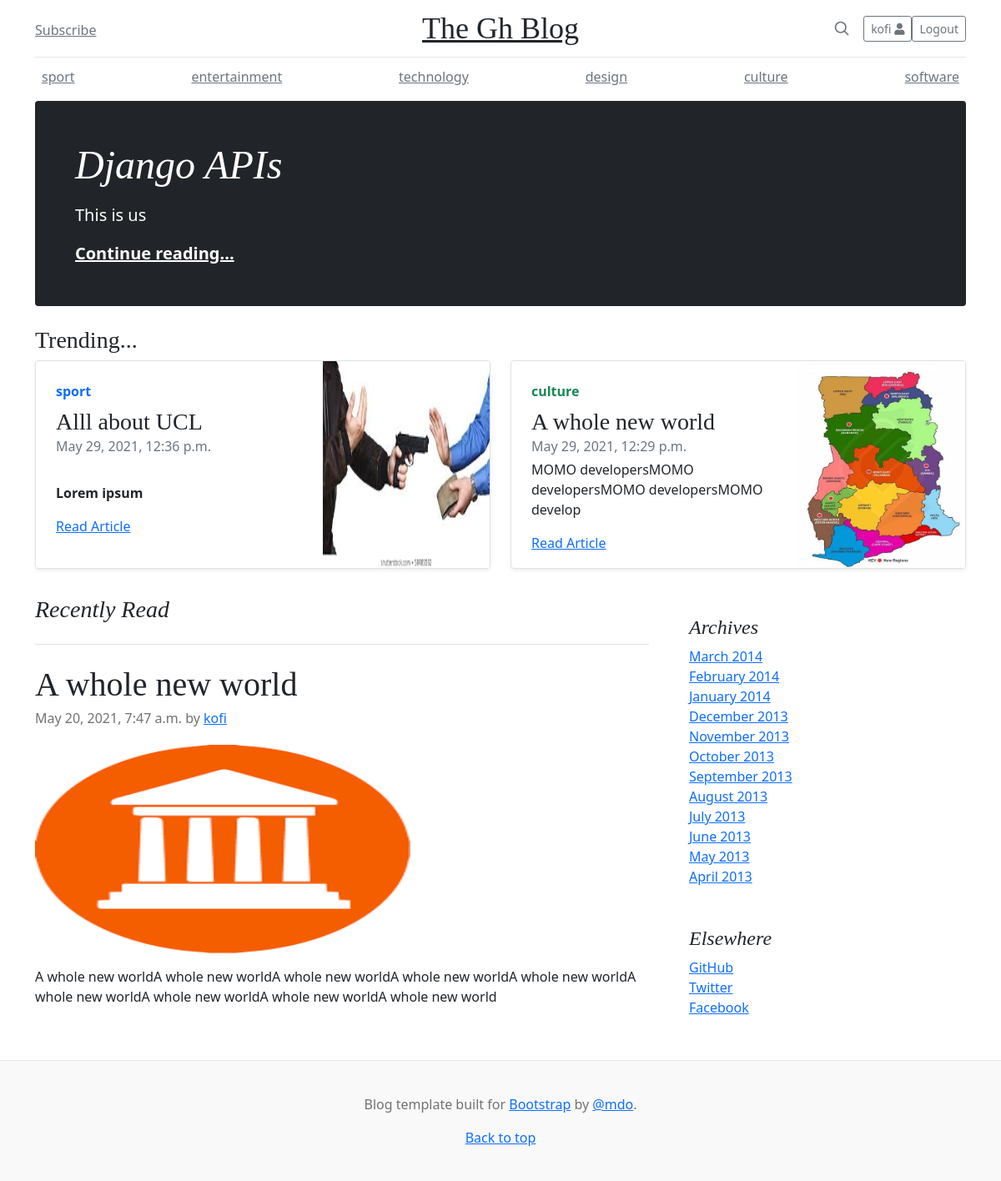
The page / (signed in) on the database its author committed.
### blog/models.py (models this page shows, shortened)
class Category(models.Model):
    name = models.CharField(max_length=50)
    slug = models.SlugField(unique=True)
    def __str__(self):
        return self.name
    class Meta:
        verbose_name = 'Category'
        verbose_name_plural = 'Categories'

class Blog(models.Model):
    STATUS_CHOICES = (
        ('draft', 'draft'),
        ('published', 'published')
    )
    author = models.ForeignKey(User, on_delete=models.CASCADE)
    title = models.CharField(max_length=105)
    cover_image = models.ImageField(upload_to='images/', blank=True, null=True)
    body = RichTextField()
    date_published = models.DateTimeField()
    status = models.CharField(max_length=10, choices=STATUS_CHOICES)
    category = models.ForeignKey(Category, related_name='posts', on_delete=models.CASCADE, max_length=50)
    def summary(self):
        return self.body[:60]
    class Meta:
        ordering = ('-date_published',)

### blog/views.py (the view)
# urls.py: path('', views.index, name='index'),
def index(request):
    blogs = Blog.objects.filter(status='published')
    categories = Category.objects.all()
    template_name = 'blog/index.html'
    context = {'blogs': blogs, 'categories': categories}
    return render(request, template_name, context)

### blog/templates/blog/index.html (shortened to what this page needs)
{% extends 'blog/base.html' %}
{% load static %}
  {% block content %}
  <div class="nav-scroller py-1 mb-2">
    <nav class="nav d-flex justify-content-between">
      {% for category in categories %}
      <a class="p-2 link-secondary" href="{% url 'category_view' category.name %}">{{category}}</a>
      {% endfor %}
    </nav>
  </div>
</div>
<main class="container">
  <div class="p-4 p-md-5 mb-4 text-white rounded bg-dark">
    <div class="col-md-6 px-0">
        {% for blog in blogs|slice:":1" %}
      <h1 class="display-4 fst-italic">{{ blog.title }}</h1>
      <p class="lead my-3">{{ blog.summary|safe }}</p>
      <p class="lead mb-0"><a href="{% url 'detail_view' blog.id %}" class="text-white fw-bold">Continue reading...</a></p>
        {% endfor %}
    </div>
  </div>
  <div class="row mb-2">
    <h3>Trending...</h3>
    <div class="col-md-6">
      <div class="row g-0 border rounded overflow-hidden flex-md-row mb-4 shadow-sm h-md-250 position-relative">
        <div class="col p-4 d-flex flex-column position-static">
          {% for blog in blogs|slice:"1:2" %}
          <strong class="d-inline-block mb-2 text-primary">{{blog.category}}</strong>
          <h3 class="mb-0">{{blog.title}}</h3>
          <div class="mb-1 text-muted">{{blog.date_published}}</div>
          <p class="card-text mb-auto">{{blog.summary|safe}}</p>
          <a href="{% url 'detail_view' blog.id %}" class="stretched-link">Read Article</a>
        </div>
        <div class="col-auto d-none d-lg-block">
          {% if blog.cover_image %}
          <img src="{{blog.cover_image.url}}" alt="" class="bd-placeholder-img" width="200" height="250">
          {% endif %}
          {% endfor %}
        </div>
      </div>
    </div>
    <div class="col-md-6">
      <div class="row g-0 border rounded overflow-hidden flex-md-row mb-4 shadow-sm h-md-250 position-relative">
        <div class="col p-4 d-flex flex-column position-static">
          {% for blog in blogs|slice:"2:3" %}
          <strong class="d-inline-block mb-2 text-success">{{blog.category}}</strong>
          <h3 class="mb-0">{{blog.title}}</h3>
          <div class="mb-1 text-muted">{{blog.date_published}}</div>
          <p class="mb-auto">{{blog.summary|safe}}</p>
          <a href="{% url 'detail_view' blog.id %}" class="stretched-link">Read Article</a>
        </div>
        <div class="col-auto d-none d-lg-block">
          <img src="{{blog.cover_image.url}}" alt="" class="bd-placeholder-img" width="200" height="250">
          {% endfor %}
        </div>
      </div>
    </div>
  </div>
  <div class="row">
    <div class="col-md-8">
      <h3 class="pb-4 mb-4 fst-italic border-bottom">
        Recently Read
      </h3>
      <article class="blog-post">
        {% for blog in blogs|slice:"3:4" %}
        <h2 class="blog-post-title">{{blog.title}}</h2>
        <p class="blog-post-meta">{{blog.date_published}} by <a href="#">{{blog.author}}</a></p>
        <div class="mt-3 mb-3">
          <img src="{{blog.cover_image.url}}" alt="" width="450" height="250">
        </div>
        <p>{% autoescape on %}
          {{ blog.body|safe }}
        {% endautoescape %}</p>
        {% endfor %}
      </article>
    </div>
    <div class="col-md-4">
      <div class="p-4">
        <h4 class="fst-italic">Archives</h4>
        <ol class="list-unstyled mb-0">
          <li><a href="#">March 2014</a></li>
          <li><a href="#">February 2014</a></li>
          <li><a href="#">January 2014</a></li>
          <li><a href="#">December 2013</a></li>
          <li><a href="#">November 2013</a></li>
          <li><a href="#">October 2013</a></li>
          <li><a href="#">September 2013</a></li>
          <li><a href="#">August 2013</a></li>
          <li><a href="#">July 2013</a></li>
          <li><a href="#">June 2013</a></li>
          <li><a href="#">May 2013</a></li>
          <li><a href="#">April 2013</a></li>
        </ol>
      </div>
      <div class="p-4">
        <h4 class="fst-italic">Elsewhere</h4>
        <ol class="list-unstyled">
          <li><a href="#">GitHub</a></li>
          <li><a href="#">Twitter</a></li>
          <li><a href="#">Facebook</a></li>
        </ol>
      </div>
    </div>
  </div>
</main>
  {% endblock %}

### blog/templates/blog/base.html (shortened to what this page needs)
{% load static %}
<!doctype html>
<html lang="en">
  <head>
    <link href="https://cdn.jsdelivr.net/npm/bootstrap@5.0.0-beta3/dist/css/bootstrap.min.css" rel="stylesheet">
  <link rel="stylesheet" href="https://cdnjs.cloudflare.com/ajax/libs/font-awesome/5.15.3/css/all.min.css" />
    <link href="{% static 'blog/styles.css' %}" rel="stylesheet">
  </head>
  <body>
<div class="container">
  <header class="blog-header py-3">
    <div class="row flex-nowrap justify-content-between align-items-center">
      <div class="col-4 pt-1">
        <a class="link-secondary" href="#">Subscribe</a>
      </div>
      <div class="col-4 text-center">
        <a class="blog-header-logo text-dark" href="{% url 'index' %}">The Gh Blog</a>
      </div>
      <div class="col-4 d-flex justify-content-end align-items-center">
        <a class="link-secondary" href="#" aria-label="Search">
          <svg xmlns="http://www.w3.org/2000/svg" width="20" height="20" fill="none" stroke="currentColor" stroke-linecap="round" stroke-linejoin="round" stroke-width="2" class="mx-3" role="img" viewBox="0 0 24 24"><title>Search</title><circle cx="10.5" cy="10.5" r="7.5"/><path d="M21 21l-5.2-5.2"/></svg>
        </a>
        {% if request.user.is_authenticated %}
        <a class="btn btn-sm btn-outline-secondary" href="#"data-bs-toggle="modal" data-bs-target="#staticBackdrop">{{request.user.username}} <i class="fa fa-user" aria-hidden="true"></i>
        </a>
        <a class="btn btn-sm btn-outline-secondary" href="{% url 'user_logout' %}">Logout</a>
        {% else %}
        <a class="btn btn-sm btn-outline-secondary" href="{% url 'user_signup' %}">Sign up</a>
        <a class="btn btn-sm btn-outline-secondary" href="{% url 'user_login' %}">Login</a>
        {% endif %}
      </div>
    </div>
  </header>
  {% block content %}
  {% endblock %}
<footer class="blog-footer">
  <p>Blog template built for <a href="https://getbootstrap.com/">Bootstrap</a> by <a href="https://twitter.com/mdo">@mdo</a>.</p>
  <p>
    <a href="#">Back to top</a>
  </p>
</footer>
<script src="https://cdn.jsdelivr.net/npm/bootstrap@5.0.1/dist/js/bootstrap.bundle.min.js"></script>  </body>
</html>

### blog/static/blog/styles.css (style rules this page uses)
.blog-header { line-height: 1; border-bottom: 1px solid #e5e5e5; }
.blog-header-logo { font-family: "Playfair Display", Georgia, "Times New Roman", serif; font-size: 2.25rem; }
h1, h2, h3, h4, h5, h6 { font-family: "Playfair Display", Georgia, "Times New Roman", serif; }
.display-4 { font-size: 2.5rem; }
@media (min-width: 768px) { .display-4 { font-size: 3rem; } }
.nav-scroller { position: relative; z-index: 2; height: 2.75rem; overflow-y: hidden; }
.nav-scroller .nav { display: flex; flex-wrap: nowrap; padding-bottom: 1rem; margin-top: -1px; overflow-x: auto; text-align: center; white-space: nowrap; -webkit-overflow-scrolling: touch; }
@media (min-width: 768px) { .h-md-250 { height: 250px; } }
.blog-post { margin-bottom: 4rem; }
.blog-post-title { margin-bottom: .25rem; font-size: 2.5rem; }
.blog-post-meta { margin-bottom: 1.25rem; color: #727272; }
.blog-footer { padding: 2.5rem 0; color: #727272; text-align: center; background-color: #f9f9f9; border-top: .05rem solid #e5e5e5; }
.blog-footer p:last-child { margin-bottom: 0; }

### blog/templates/blog/base.html (style rules this page uses)
.bd-placeholder-img { font-size: 1.125rem; text-anchor: middle; -webkit-user-select: none; -moz-user-select: none; user-select: none; }

### rows shown on the page
Category: name "sport"
Category: name "entertainment"
Category: name "technology"
Category: name "design"
Category: name "culture"
Category: name "software"
Blog: title "Django APIs", summary "This is us"
Blog: category "sport", title "Alll about UCL", date_published "May 29, 2021, 12:36 p.m.", summary "Lorem ipsum", cover_image (picture)
Blog: category "culture", title "A whole new world", date_published "May 29, 2021, 12:29 p.m.", summary "MOMO developersMOMO developersMOMO developersMOMO develop", cover_image (picture)
Blog: title "A whole new world", date_published "May 20, 2021, 7:47 a.m.", author "kofi", cover_image (picture), body "A whole new worldA whole new worldA whole new worldA whole new worldA whole new worldA whole new worldA whole new worldA whole new worldA whole new world"

### other values the page prints
{{ request.user.username }} "kofi"
